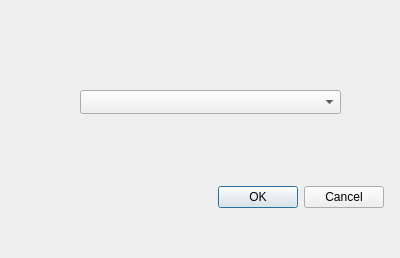
<?xml version="1.0" encoding="UTF-8"?>
<ui version="4.0">
 <class>OBEnumInputDlg</class>
 <widget class="QWidget" name="OBEnumInputDlg">
  <property name="geometry">
   <rect>
    <x>0</x>
    <y>0</y>
    <width>400</width>
    <height>258</height>
   </rect>
  </property>
  <property name="windowTitle">
   <string>OBEnumInputDlg</string>
  </property>
  <widget class="QDialogButtonBox" name="buttonBox">
   <property name="geometry">
    <rect>
     <x>143</x>
     <y>180</y>
     <width>241</width>
     <height>34</height>
    </rect>
   </property>
   <property name="standardButtons">
    <set>QDialogButtonBox::Cancel|QDialogButtonBox::Ok</set>
   </property>
  </widget>
  <widget class="QComboBox" name="comboBox">
   <property name="geometry">
    <rect>
     <x>80</x>
     <y>90</y>
     <width>261</width>
     <height>24</height>
    </rect>
   </property>
  </widget>
 </widget>
 <layoutdefault spacing="6" margin="11"/>
 <resources/>
 <connections/>
</ui>
